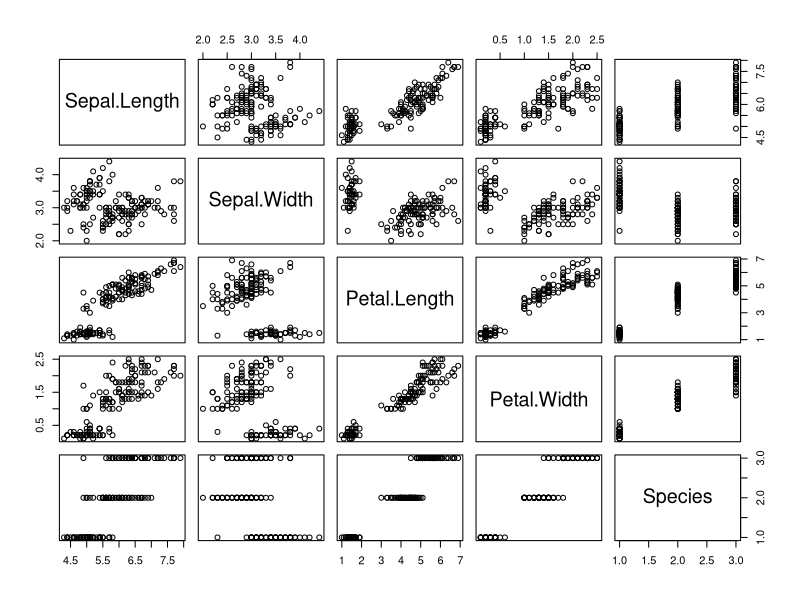
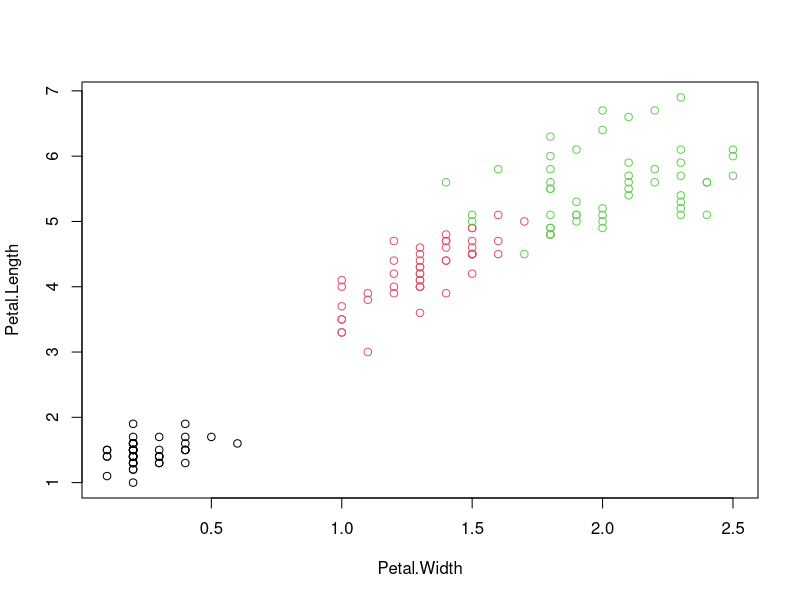
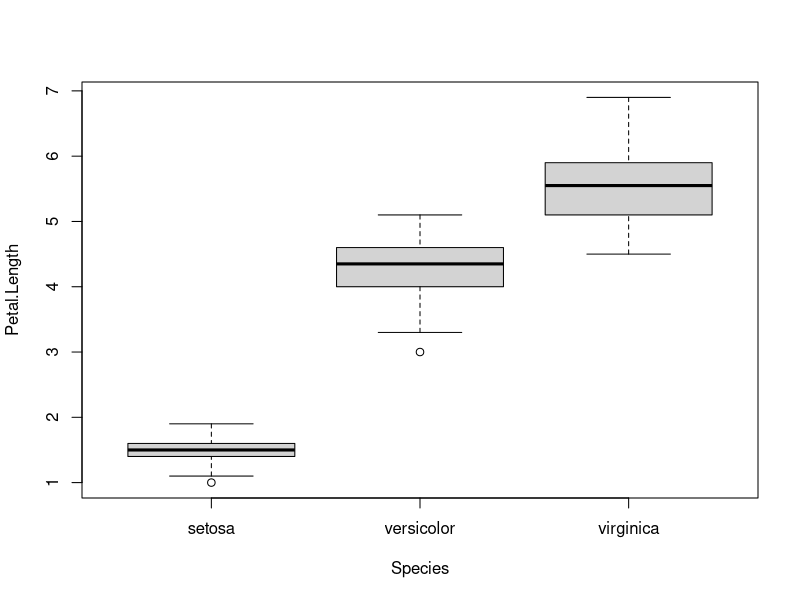

Recreate these plots in R, in order.
## Listas y data.frames
 
# Hasta ahora hemos visto vectores y matrices como las estructuras más sencillas
# para organizar la información dentro de R. Una restricción importante es que
# dichos objetos requieren que todos los elementos que los componen deben ser
# de la misma clase/tipo. En R la clase 'list' (o lista para nosotros) tiene
# una estructura que supera esta limitación. Por otro lado, la clase denominada
# 'data.frame' es un tipo particular de lista, pensada para trabajar con tablas
# de datos, de forma que son muy similares a las matrices, aunque con diferen-
# cias que merecen ser recordadas.


## Listas

# Una lista puede pensarse como un vector que contiene varios objetos, donde 
# cada objeto puede ser de un tipo/clase diferente. Además los componentes de la
# lista no tienen por qué tener la misma cantidad de elementos. Con la función 
# list podemos crear una lista de cero; por ejemplo:
x <- list(rep('pepe', 3), 1:20)
# En este caso, x contiene a un vector "character" y otro "numeric"; el primero 
# tiene 3 elementos, mientas que el segundo tiene 20:
x

# Para acceder al contenido de cada elemento de una lista se utilizan los 
# índices entre corchetes dobles. Así, vamos a explorar qué tiene nuestra lista
# 'x' en su primer elemento:
x[[1]]
# [1] "pepe" "pepe" "pepe"
class(x[[1]])  # "character"
length(x[[1]]) # 3

# y en el segundo: 
x[[2]]
# [1]  1  2  3  4  5  6  7  8  9 10 11 12 13 14 15 16 17 18 19 20
class(x[[2]])  # "integer"
length(x[[2]]) # 20

# Nótese que para llamar a varios elementos dentro de una lista hay que usar 
# corchetes simples, como en el siguiente ejemplo:
x[1:2]
# En este caso tiene poca gracia hacerlo, pero si se tratara de listas más 
# grandes puede ser de utilidad este conocimiento.

# Esta misma información la podemos obtener usando la función str, aunque
# presentada en una forma diferente (más compacta):
str(x)

# La función str trata de dar la información resumida, de forma que no imprime
# una cantidad excesiva de información en la consola.

# Debido a que las listas tienen una estructura sumamente flexible, pueden 
# crearse objetos de esta clase con una complejidad arbitraria, unificando 
# diversos tipos de información. No es raro encontrar listas adentro de otras 
# listas, formando árboles de objetos. En este aspecto las listas no son 
# demasiado diferentes a un sistema de archivos de un disco duro.

# Un caso ejemplar de lista con enorme cantidad de información es el objeto 
# que devuelve la función lm, la cual sirve para hacer regresiones lineales. 
# Estos objetos (de clase "lm", pero con propiedades de listas) contienen los 
# datos originales, la fórmula de la regresión, los residuos, coeficientes 
# obtenidos y mucho más. Veremos más sobre esto en las próximas unidades. 

# Volamos entonces a las listas y a los distintos métodos para crearlas. Ya 
# vimos la función "list", ahora veamos la función "vector", con la que 
# podemos crear una lista vacía y luego modificarla, de la siguiente manera:
x <- vector('list', 2) # Lista vacía, con 2 elementos.
x # Los dos elementos de 'x' están vacíos, son nulos.
x[[1]] <- rep('pepe', 3)
x[[2]] <- 1:20
x # Ahora tenemos la misma lista que habíamos creado anteriormente.


## Listas nombradas

# Hasta ahora los ejemplos creados en esta sesión han sido de listas sumamente 
# simples y carentes de nombres. Pero para facilitar la interacción con el 
# usuario, las listas pueden tener nombres para sus objetos. En el caso de x 
# aún no hemos puesto nombres, lo cual lo podemos corroborar con la función 
# names:
names(x)

# Es fácil asignar nombres antes y después de crear una lista. En el primer 
# caso, al usar la función list podemos cambiar ligeramente la sintaxis para 
# asignarle los nombres 'jose' y 'carlos' a los elementos de x, de la 
# siguiente manera:
(x <- list(jose = rep('pepe', 3), carlos = 1:20))

# Con el segundo método podemos hacer los siguientes pasos para darle nombres 
# a la lista, empezando por un objeto nulo:
x <- NULL
# Lo siguiente es simplemente agregar los nuevos objetos usando el operador $:
x$jose <- rep('pepe', 3)
x$carlos <- 1:20

# Ahora que los elementos de x están nombrados, podemos usar el operador $ 
# para referirnos a ellos usando dichos nombres. Veamos:
x$jose
x$carlos

# Nótese que estos dos componentes de la lista son objetos en sí mismos y se 
# pueden usar como tal (en este caso, como vectores) en cualquier comando de 
# R. Por ejemplo, si queremos el 7mo. elemento de x$carlos, podemos usar:
x$carlos[7]

# Por último, si queremos modificar estos nombres, la función names nos sirve 
# de vuelta. Si queremos cambiar sólo uno, el primero por ejemplo, usamos los
# corchetes:
names(x)[1] <- 'jorge'

# O podemos cambiar los dos al mismo tiempo:
names(x) <- c('nicolas', 'ezequiel')

# Como dijimos, las listas son útiles para agrupar varios tipos de datos en un
# sólo objeto, ya que es una clase de objeto no tan restrictiva como las matri-
# ces o los vectores normales. Por lo tanto, muchas funciones con salidas 
# complejas utilizan estas estructuras para organizar la información (como 
# eigen o lm).


## La clase data.frame

# La clase "data.frame" es un tipo particular de lista, en la que todos los 
# objetos tienen la misma cantidad de elementos, pero mantienen la libertad de 
# pertenecer a distintas clases. Es básicamente una tabla de datos, en donde 
# las filas son casos y las columnas variables. De hecho, vamos a llamar 
# "columnas" o "variables" indistintamente para referirnos a las columnas de un
# data.frame.

## ¿Cómo crear data.frame?

# Para crear data.frames de cero la función data.frame es una opción de uso 
# frecuente, la cual funciona de forma muy similar a list. Veamos un ejemplo:
d <- data.frame(enteros=1:10, decimales=seq(.1, 1, by=.1))
# El resultado es una tabla con dos columnas llamadas "enteros" y "decimales". 
# Nótese que estos son dos vectores de clases diferentes:
head(d) # La función head devuelve los primeros elementos; ver también ?tail
class(d)
class(d$enteros)
class(d$decimales)

# Nótese también que el uso del operador $ es idéntico al caso de las 
# listas. Una característica de las data.frame que las diferencia de las 
# matrices es que necesariamente deben tener las columnas nombradas. Nótese 
# que tanto en matrices como en data.frames las columnas se pueden nombrar 
# usando colnames (equivalente a names si se trata de un data.frame) y que las 
# filas también se pueden nombrar, usando rownames.

# Las funciones genéricas str y summary son opciones muy útiles para ver la 
# data.frame de forma resumida:
str(d)
summary(d)

# Adicionalmente, es bastante común transformar matrices (objetos de la clase 
# "matrix") en data.frames, utilizando el coercionador as.data.frame de la 
# siguiente manera:
m <- matrix(1:25, 5, 5)
as.data.frame(m)

# Otros objetos pueden convertirse en data.frame también con esta función. Se 
# mencionará más sobre este tipo de funciones en la lección relacionada.

# De todas maneras, tal vez la forma más común de incorporar una data.frame a 
# una sesión de R es importando una tabla de datos, ya que al hacerlo 
# (usualmente con las funciones read.table o read.csv) R devuelve objetos de 
# esta clase.

# Para mostrar los ejemplos de esta lección nos basaremos en algunas tablas de 
# datos que ya vienen incluidas en el R básico (específicamente en el paquete 
# 'datasets'). Las data.frames "cars" e "iris" son las que usaremos aquí 
# particularmente.

summary(cars)
str(iris)


## Índices y data.frames
 
# En muchos sentidos un data.frame se comporta en forma similar a un objeto de
# clase "matrix". En particular, la forma de usar los índices es 
# prácticamente idéntica: hay que especificar filas y columnas (y en ese orden).
# Por ejemplo:
iris[1,]
iris[2, 5]

# También sirven las funciones cbind y rbind, para pegar nuevos elementos, por 
# columnas o filas respectivamente. Por ejemplo, sabiendo que iris tiene 150 
# filas (lo que se puede averiguar con nrow o dim), puedo agregarle una nueva 
# variable llamada "nuevaCol" con cbind de la manera siguiente:
(x <- cbind(iris, nuevaCol=1:150))
head(x)

# Nótese cómo se nombró la nueva columna en el momento de agregarla.


## Otras observaciones

# El data.frame está pensado especialmente para trabajar con datos y muchos
# métodos gráficos o estadísticos están definidos para trabajar sólamente con
# este tipo de objetos. Vamos a profundizar en estos aspectos más adelante en el
# curso. Por ahora nos vamos a limitar a un par de ejemplos gráficos:
plot(iris)
plot(Petal.Length ~ Petal.Width, data=iris, col=rep(1:3, each=50))
# Nota: este ejemplo se puede hacer con matrices, siempre y cuando tengan
# los nombres correctos asignados a las columnas. Sin embargo el siguiente 
# ejemplo no puede hacerse con una matriz con estas características:
plot(Petal.Length ~ Species, data=iris)
# Se trata de un ploteo de cajas: este no se puede hacer con matrices, ya que
# requiere una variable categórica, "Species", de clase "factor" y por lo 
# tanto debería tener objetos de distintas clases, lo cual, como recordará, no 
# es posible con matrices. 

# Es entonces importante recordar que más allá de similitudes, matrices y 
# data.frames *no* son la misma cosa.

# Resumen:
# Las listas y los data.frames son dos estructuras muy convenientes para
# trabajar con datos. Su complejidad no es significativamente mayor al de las
# matrices y sin embargo tienen diferencias que van a probar ser cruciales para
# facilitar un diálogo fluido en análisis estadísticos y el trabajo con datos.
